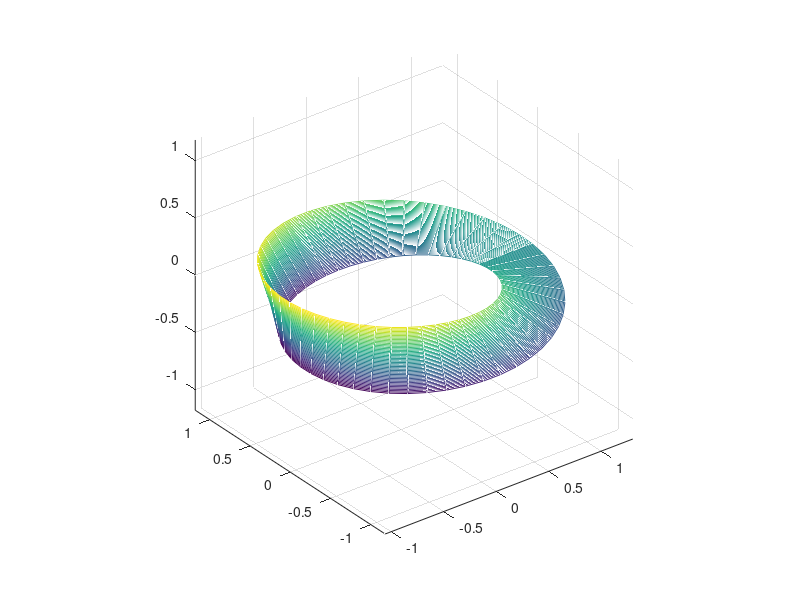

The MATLAB source for this figure:
% Define parameters
resolution = 50;   % Resolution of the grid

u = linspace(0, 2*pi, resolution);  % Parameter along the length of the strip
v = linspace(-0.25, 0.25, resolution);  % Parameter along the width of the strip
[u, v] = meshgrid(u, v);

% Define the Möbius strip
x = (1 + v.*cos(u./2)).*cos(u);
y = (1 + v.*cos(u./2)).*sin(u);
z = v.*sin(u./2);

% Plot the Möbius strip
figure
mesh(x, y, z);
axis equal
saveas(gcf, 'plots\mobius.png');
